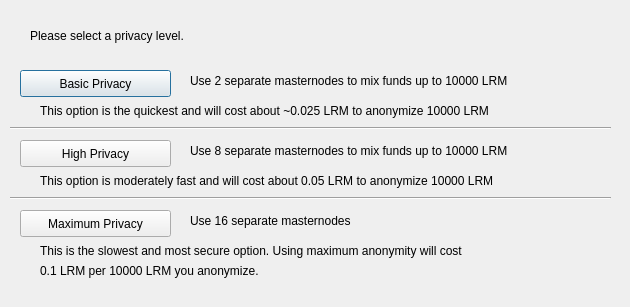
<?xml version="1.0" encoding="UTF-8"?>
<ui version="4.0">
 <class>ObfuscationConfig</class>
 <widget class="QDialog" name="ObfuscationConfig">
  <property name="geometry">
   <rect>
    <x>0</x>
    <y>0</y>
    <width>630</width>
    <height>307</height>
   </rect>
  </property>
  <property name="windowTitle">
   <string>Configure Obfuscation</string>
  </property>
  <widget class="QPushButton" name="buttonBasic">
   <property name="geometry">
    <rect>
     <x>20</x>
     <y>70</y>
     <width>151</width>
     <height>27</height>
    </rect>
   </property>
   <property name="text">
    <string>Basic Privacy</string>
   </property>
  </widget>
  <widget class="QPushButton" name="buttonHigh">
   <property name="geometry">
    <rect>
     <x>20</x>
     <y>140</y>
     <width>151</width>
     <height>27</height>
    </rect>
   </property>
   <property name="text">
    <string>High Privacy</string>
   </property>
  </widget>
  <widget class="QPushButton" name="buttonMax">
   <property name="geometry">
    <rect>
     <x>20</x>
     <y>210</y>
     <width>151</width>
     <height>27</height>
    </rect>
   </property>
   <property name="text">
    <string>Maximum Privacy</string>
   </property>
  </widget>
  <widget class="QLabel" name="label">
   <property name="geometry">
    <rect>
     <x>30</x>
     <y>20</y>
     <width>571</width>
     <height>31</height>
    </rect>
   </property>
   <property name="text">
    <string>Please select a privacy level.</string>
   </property>
  </widget>
  <widget class="QLabel" name="label_2">
   <property name="geometry">
    <rect>
     <x>190</x>
     <y>70</y>
     <width>421</width>
     <height>21</height>
    </rect>
   </property>
   <property name="text">
    <string>Use 2 separate masternodes to mix funds up to 10000 LRM</string>
   </property>
  </widget>
  <widget class="QLabel" name="label_3">
   <property name="geometry">
    <rect>
     <x>190</x>
     <y>140</y>
     <width>411</width>
     <height>21</height>
    </rect>
   </property>
   <property name="text">
    <string>Use 8 separate masternodes to mix funds up to 10000 LRM</string>
   </property>
  </widget>
  <widget class="QLabel" name="label_4">
   <property name="geometry">
    <rect>
     <x>190</x>
     <y>210</y>
     <width>421</width>
     <height>21</height>
    </rect>
   </property>
   <property name="text">
    <string>Use 16 separate masternodes</string>
   </property>
  </widget>
  <widget class="QLabel" name="label_6">
   <property name="geometry">
    <rect>
     <x>40</x>
     <y>100</y>
     <width>561</width>
     <height>21</height>
    </rect>
   </property>
   <property name="text">
    <string>This option is the quickest and will cost about ~0.025 LRM to anonymize 10000 LRM</string>
   </property>
  </widget>
  <widget class="QLabel" name="label_7">
   <property name="geometry">
    <rect>
     <x>40</x>
     <y>170</y>
     <width>561</width>
     <height>21</height>
    </rect>
   </property>
   <property name="text">
    <string>This option is moderately fast and will cost about 0.05 LRM to anonymize 10000 LRM</string>
   </property>
  </widget>
  <widget class="QLabel" name="label_8">
   <property name="geometry">
    <rect>
     <x>40</x>
     <y>240</y>
     <width>561</width>
     <height>21</height>
    </rect>
   </property>
   <property name="text">
    <string>This is the slowest and most secure option. Using maximum anonymity will cost</string>
   </property>
  </widget>
  <widget class="QLabel" name="label_9">
   <property name="geometry">
    <rect>
     <x>40</x>
     <y>260</y>
     <width>561</width>
     <height>21</height>
    </rect>
   </property>
   <property name="text">
    <string>0.1 LRM per 10000 LRM you anonymize.</string>
   </property>
  </widget>
  <widget class="Line" name="line">
   <property name="geometry">
    <rect>
     <x>10</x>
     <y>120</y>
     <width>601</width>
     <height>16</height>
    </rect>
   </property>
   <property name="orientation">
    <enum>Qt::Horizontal</enum>
   </property>
  </widget>
  <widget class="Line" name="line_2">
   <property name="geometry">
    <rect>
     <x>10</x>
     <y>190</y>
     <width>601</width>
     <height>16</height>
    </rect>
   </property>
   <property name="orientation">
    <enum>Qt::Horizontal</enum>
   </property>
  </widget>
 </widget>
 <resources/>
 <connections/>
</ui>
